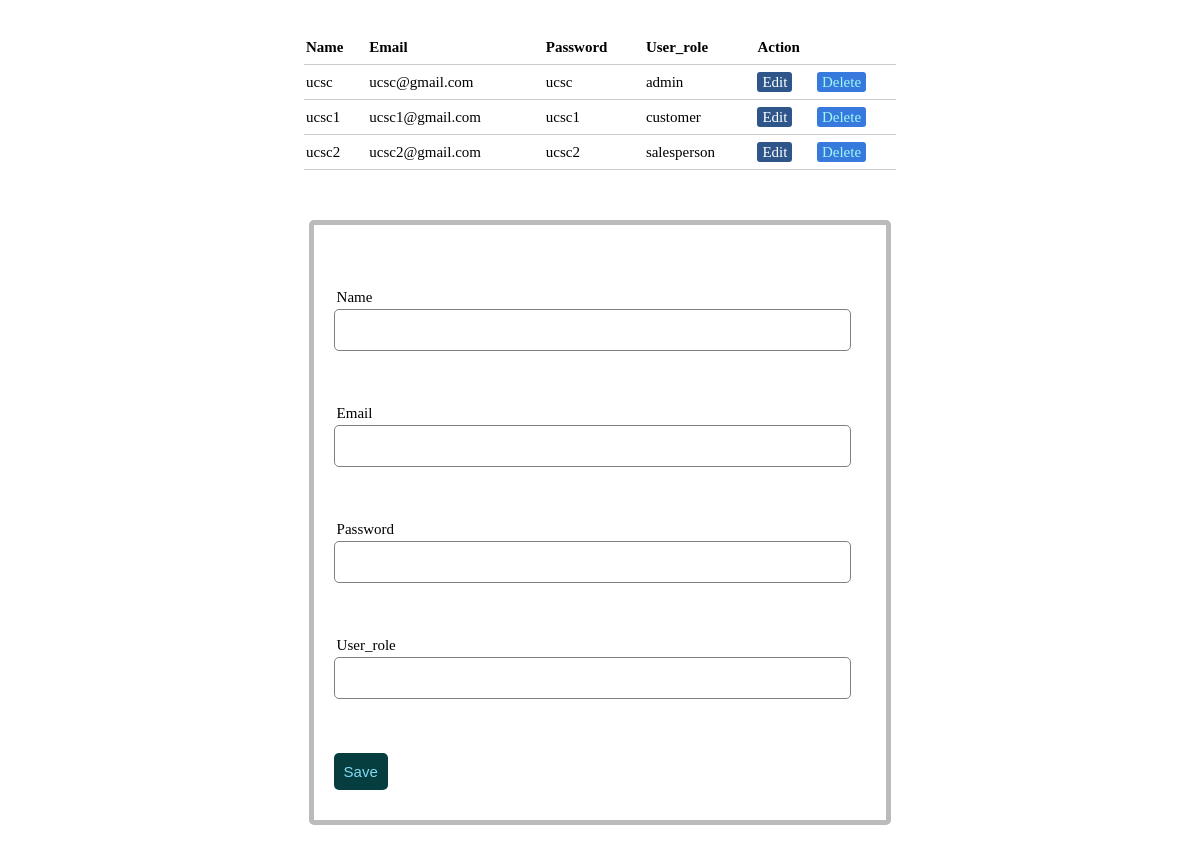
The app's page /admin.php with its own data.
### tables this page shows
CREATE TABLE IF NOT EXISTS `users` (
  `username` varchar(30) NOT NULL,
  `email` varchar(30) NOT NULL,
  `password` varchar(25) NOT NULL,
  `user_role` varchar(15) NOT NULL,
  PRIMARY KEY (`email`)
);

### server.php (called while the page is built, shortened)
<?php
$name = "";
$password = "";
$email = "";
$user_role ="";
$edit_state = false;
?>

### admin.php (the view, shortened to what this page needs)
<?php include('server.php');
?>
<!DOCTYPE html>
<html>
<head>
	<link rel="stylesheet"  href="stylenew.css">
</head>
<body>
	<?php $results = mysqli_query($db,"SELECT * FROM users"); ?>
<table>
	<thead>
		<tr>
			<th>Name</th>
			<th>Email</th>
			<th>Password</th>
			<th>User_role</th>
			<th colspan="2">Action</th>
		</tr>
	</thead>
	<tbody>
		<?php   while ($row = mysqli_fetch_array($results)){?>
		<tr>
			<td><?php echo $row['username']; ?></td>
			<td><?php echo $row['email']; ?></td>
			<td><?php echo $row['password']; ?></td>
			<td><?php echo $row['user_role']; ?></td>
			<td>
				<a class="edit_btn"  href="admin.php?edit=<?php echo $row['email']; ?>" > Edit</a>
			</td>
			<td>
				<a class="del_btn" href="server.php?del=<?php echo $row['email']; ?>"> Delete</a>
			</td>
		</tr>
		<?php } ?>
	</tbody>
	</table>
<form method="post" action="server.php">
<br><br>
<div class="input-group">
	<label>Name</label>
	<input type="text" name="username" value="<?php echo $name; ?>">
</div>
<br><br>
<div class="input-group">
	<label>Email</label>
	<input type="text" name="email" value="<?php echo $email; ?>">
</div>
<br><br>
<div class="input-group">
	<label>Password</label>
	<input type="password" name="password" value="<?php echo $password; ?>">
</div>
<br><br>
<div class="input-group">
	<label>User_role</label>
	<input type="text" name="user_role" value="<?php echo $user_role; ?>">
</div>
<br><br>
<div class="input-group">
<?php if ($edit_state == false): ?>
	<button type="submit" name="save" class="btn">Save</button>
<?php else: ?>
	<button type="submit" name="edit" class="btn">Edit</button>
<?php endif; ?>
</div>
</form>
</body>
</html>

### stylenew.css (style rules this page uses)
body { font-size:15px; }
table { width: 50%; margin: 30px auto; border-collapse: collapse; text-align: left; }
tr { border-bottom: 1px solid #cbcbcb; }
th,td { border: none; height: 30px; padding: 2px; }
form { width:45%; margin: 50px auto; text-align: left; padding: 20px; border: 5px solid #bbbbbb; border-radius: 5px; }
.input-group { margin: 10px 0px 10px 0px; }
.input-group label { display: block; text-align: left; margin: 3px; }
.input-group input { height: 30px; width:93%; padding: 5px 10px; font-size: 16px; border-radius: 5px; border: 1px solid gray; }
.btn { padding: 10px; font-size: 15px; color: rgb(131, 218, 245); background: #063d3f; border: none; border-radius: 5px; }
.edit_btn { text-decoration: none; padding: 2px 5px; background: #2e568b; color: white; border-radius: 3px; }
.del_btn { text-decoration: none; padding: 2px 5px; background: #3779dd; color: rgb(160, 247, 242); border-radius: 3px; }

### admin.php (style rules this page uses)
body { background-image: url('56.jpg'); background-repeat: no-repeat; background-attachment: fixed; background-size: 100% 100%; }

### records on screen
users: username "ucsc", email "ucsc@gmail.com", password "ucsc", user_role "admin"
users: username "ucsc1", email "ucsc1@gmail.com", password "ucsc1", user_role "customer"
users: username "ucsc2", email "ucsc2@gmail.com", password "ucsc2", user_role "salesperson"
